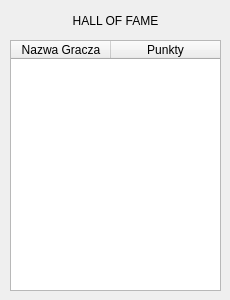
<?xml version="1.0" encoding="UTF-8"?>
<ui version="4.0">
 <class>DialogWygranej</class>
 <widget class="QDialog" name="DialogWygranej">
  <property name="geometry">
   <rect>
    <x>0</x>
    <y>0</y>
    <width>230</width>
    <height>300</height>
   </rect>
  </property>
  <property name="windowTitle">
   <string>Dialog</string>
  </property>
  <widget class="QLabel" name="label">
   <property name="geometry">
    <rect>
     <x>10</x>
     <y>10</y>
     <width>211</width>
     <height>21</height>
    </rect>
   </property>
   <property name="text">
    <string>HALL OF FAME</string>
   </property>
   <property name="alignment">
    <set>Qt::AlignCenter</set>
   </property>
  </widget>
  <widget class="QTableWidget" name="tableWidgetWygrani">
   <property name="geometry">
    <rect>
     <x>10</x>
     <y>40</y>
     <width>211</width>
     <height>251</height>
    </rect>
   </property>
   <property name="sizePolicy">
    <sizepolicy hsizetype="Fixed" vsizetype="Fixed">
     <horstretch>0</horstretch>
     <verstretch>0</verstretch>
    </sizepolicy>
   </property>
   <property name="editTriggers">
    <set>QAbstractItemView::NoEditTriggers</set>
   </property>
   <property name="dragDropOverwriteMode">
    <bool>false</bool>
   </property>
   <property name="columnCount">
    <number>2</number>
   </property>
   <attribute name="horizontalHeaderStretchLastSection">
    <bool>true</bool>
   </attribute>
   <attribute name="verticalHeaderVisible">
    <bool>false</bool>
   </attribute>
   <attribute name="verticalHeaderStretchLastSection">
    <bool>false</bool>
   </attribute>
   <column>
    <property name="text">
     <string>Nazwa Gracza</string>
    </property>
   </column>
   <column>
    <property name="text">
     <string>Punkty</string>
    </property>
   </column>
  </widget>
 </widget>
 <resources/>
 <connections/>
</ui>
